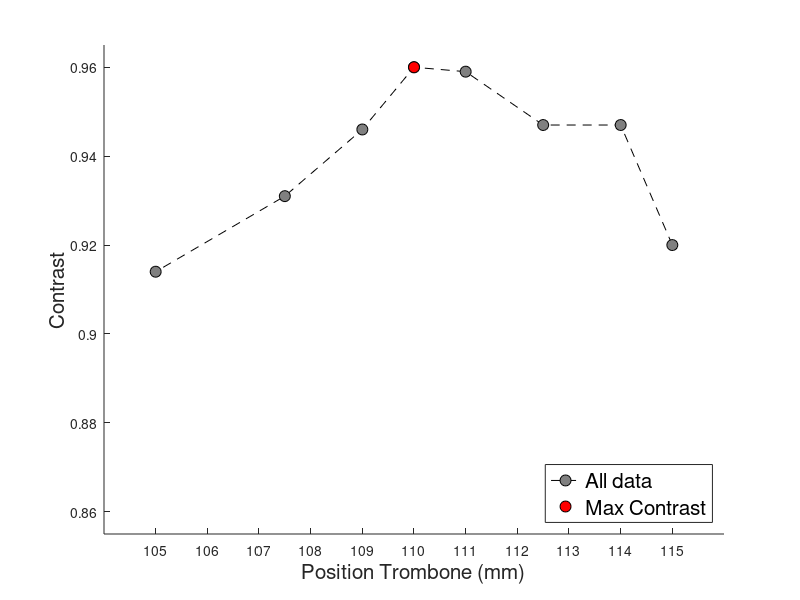

Here is the MATLAB script that generated this plot: (Note: this script raises an error after producing the figure.)
% ContrastOverTrombonePositionData
%
% This is the measurement of contrast over the Tromobone position by
% controlling it by its own software.

% History:
%    03/25/22  dhb, smo     - Measured the data and plotted the graph.
%    07/19/22  dhb, smo     - Added data using different lense diopters.
%    07/29/22  smo, rsh     - Added data using different lenese within the
%                             range of -6 to +2.
%    08/01/22  smo          - Added to choose multiple data at once. Also,
%                             now it calculates an optimal Trombone
%                             position for any given lens diopters using
%                             interpolation.

%% Initialzie.
clear; close all;

%% Measurement data.
%
% Position is in mm unit in the Trombone controlling software, and the
% contrast was measured based on the real-time camera image.
%
% Note that we are planning to calibrate for the lens diopeters from -6.0
% to +2.0 for SACC project.
whichDataRange = [11:18];
VERBOSE = true;

for ii = 1:length(whichDataRange)
    whichData = whichDataRange(ii);
    
    % All raw data stored here.
    switch whichData
        case 0
            lensDiopters = 0;
            positionTrombone = [2.799 2.299 1.772 1.522 1.272 1.022 0.772 0.522 0.272 0.022 -0.530 -1.449 -2.193 -2.665 ];
            contrast         = [0.931 0.946 0.954 0.954 0.954 0.954 0.955 0.954 0.954 0.954  0.954  0.954  0.947  0.939 ];
            % Following data no. 1 to 6 were collected using different lens
            % diopeters on the date of 07/19/22.
        case 1
            lensDiopters = -3;
            positionTrombone = [-15.17 -14.64 -14.06 -13.54 -12.99 -12.52 -12.05 -11.52 -11.01 -10.54 -9.99 -9.48];
            contrast         = [ 0.888  0.871  0.901  0.929  0.938  0.947  0.948  0.948  0.948  0.949 0.931 0.923];
        case 2
            lensDiopters = -4.5;
            positionTrombone = [-19.66 -19.54 -19.04 -18.04 -17.50];
            contrast         = [ 0.946  0.937  0.947  0.935  0.923];
        case 3
            lensDiopters = +2.0;
            positionTrombone = [-0.47  0.54  1.00  1.50  2.06  2.50  3.04];
            contrast         = [0.920 0.947 0.947 0.963 0.946 0.947 0.939];
        case 4
            lensDiopters = -6.0;
            positionTrombone = [-17.89 -16.80];
            contrast         = [ 0.815  0.718];
        case 5
            lensDiopters = -5.5;
            positionTrombone = [-19.79 -18.82];
            contrast         = [ 0.917  0.824];
        case 6
            lensDiopters = -5.0;
            positionTrombone = [-19.53 -18.55];
            contrast         = [ 0.930  0.911];
            
            % From here, data was collected on the day of 07/29/22.
            %
            % Note that the position trombone here is the number on the
            % measuring tape that is attached to the Trombone. Therefore, this
            % is different range of unit from the measurements conducted
            % before. The unit for the position is still mm though.
        case 11
            lensDiopters = -6.0;
            positionTrombone = [115 114 112.5 111 110 109 107.5 105];
            contrast         = [0.92 0.947 0.947 0.959 0.96 0.946 0.931 0.914];
        case 12
            lensDiopters = -5.0;
            positionTrombone = [124 121.5 120.5 120 119 117.5 115.5 114.5 112.5];
            contrast         = [0.92 0.96 0.96 0.959 0.959 0.958 0.958 0.928 0.898];
        case 13
            lensDiopters = -4.0;
            %         positionTrombone = [130.5 129.5 127.5 126 125 122.5 121];
            %         contrast         = [0.909 0.927 0.938 0.939 0.938 0.924 0.883];
            % Data has been corrected. Somehow first measurement gave the lower
            % contrast than expected. Following is the newly measured one.
            positionTrombone = [130.5 129.5 128 127 126 125 124 122.5 121.5 120.5];
            contrast         = [0.901 0.923 0.933 0.946 0.955 0.944 0.943 0.933 0.92 0.894];
            
        case 14
            lensDiopters = -3.0;
            positionTrombone = [138.5 137 136 135 134 132.5 131 129 128];
            contrast         = [0.91 0.94 0.941 0.949 0.95 0.95 0.9 0.901 0.856];
        case 15
            lensDiopters = -2.0;
            positionTrombone = [146 145 144 143 141 140 139 138 135.5];
            contrast         = [0.88 0.931 0.94 0.95 0.951 0.959 0.949 0.939 0.855];
        case 16
            lensDiopters = -1.0;
            positionTrombone = [152.5 151.5 150.5 149.5 148.5 147 145.5 144 143];
            contrast         = [0.893 0.929 0.946 0.946 0.947 0.955 0.955 0.946 0.927];
        case 17
            lensDiopters = +1.0;
            positionTrombone = [165 164 162.5 161.5 160.5 160 159 157.5 156 155];
            contrast         = [0.901 0.942 0.95 0.959 0.959 0.959 0.958 0.95 0.941 0.872];
        case 18
            lensDiopters = +2.0;
            positionTrombone = [170.5 169.5 168.5 168 166 165 164 162 161];
            contrast         = [0.908 0.938 0.953 0.953 0.961 0.961 0.953 0.937 0.896];
        otherwise
    end
    
    % There are some lenses having multiple highest points. Here we choose a
    % smaller value in position (nm) which should be fine for now, but we
    % may elaborate it later on.
    lensDioptersSet(ii) = lensDiopters;
    contrastMax(ii) = max(contrast);
    positionContrastMax(ii) = min(positionTrombone(find(contrast(:) == contrastMax(ii))));
    
    %% Plot it.
    if (VERBOSE)
        figure; clf; hold on;
        plot(positionTrombone, contrast, 'ko--', 'MarkerFaceColor', [0.5 0.5 0.5], 'MarkerEdgeColor', zeros(1,3), 'MarkerSize', 8);
        plot(positionContrastMax(ii), contrastMax(ii), 'o', 'MarkerFaceColor', [1 0 0], 'MarkerEdgeColor', zeros(1,3), 'MarkerSize', 8);
        xlabel('Position Trombone (mm)','FontSize',15);
        ylabel('Contrast','FontSize',15);
        xticks([round(min(positionTrombone)):1:round(max(positionTrombone))]);
        ylim([0.855 0.965]);
        legend('All data','Max Contrast','location','southeast','FontSize',15);
        title(append('Lens diopters: ',num2str(lensDiopters),' / Max contrast = ',num2str(contrastMax(ii))),'FontSize',15);
    end
    
    clear contrast; clear positionTrombone;
end

%% Optimal Trombone position over lense diopters.
PLOTCALIBRATION = true;

if (PLOTCALIBRATION)
    figure; clf; hold on;
    plot(lensDioptersSet, positionContrastMax, 'k.--', 'markersize', 20);
    xlabel('Lens diopters','FontSize',15);
    ylabel('Trombone position (mm)','FontSize',15);
    title('Optimal Trombone position over lense diopers','FontSize',15);
end

%% Calculate optimal Trombone position for a random lens diopter.
%
% Type your lens diopter of interest.
targetLensDiopters = -2.5;

% Calculate optimal Trombone position here using interpolation.
% You can choose interpolation type within ['linear', 'nearest', 'spline',
% 'cubic', 'makima'].
interpolationType = 'linear';
positionContrastMaxEst = interpn(lensDioptersSet, positionContrastMax, ...
    targetLensDiopters, interpolationType);

% Print out the results.
fprintf('Optimal Trombone position for lens diopter = (%.1f) is %.0f (mm) \n', ...
    targetLensDiopters, positionContrastMaxEst);

% Plot it.
plot(targetLensDiopters, positionContrastMaxEst, ...
    'ro', 'markersize', 13, 'markerfacecolor', 'r', 'markeredgecolor', 'k');
legend('Measurement data', 'Estimation', 'location', 'SouthEast', 'FontSize', 15);
